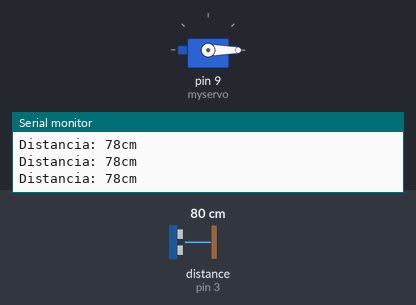
The sketch below on a simulated Arduino Uno, built with avr-gcc and run on an emulated ATmega328P. Shown: servo, the last lines printed to the serial monitor. Wiring (inferred from the names in the program): ultrasonic range finder: trigger pin 2; echo pin 3. The test bench sets the inputs (shaded band); at power-on: distance to the obstacle (sensor on pin 3) 80 cm. The echo pulse lasts 58.3 µs per cm.

Above: at 1.2 s.
1.3 s: distance to the obstacle (sensor on pin 3) set to 12 cm
3.0 s: distance to the obstacle (sensor on pin 3) set to 9 cm
At 4.9 s:
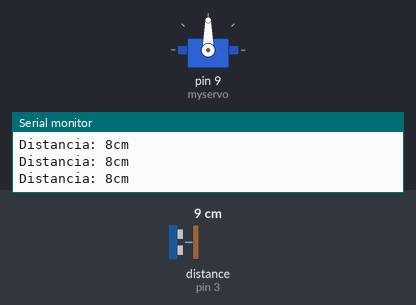
Timing chart, 0 to 6.4 s (numbered marks = the images above; inputs shaded):
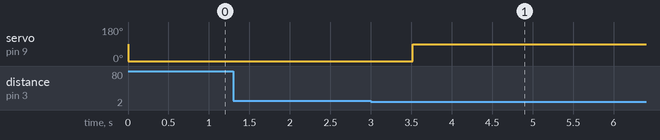

Measured:
- the behaviour switches between 11 and 10 cm on distance to the obstacle (sensor on pin 3) (found by bisection; images 0 and 1)
- after the input at 3.0 s, servo on pin 9 (myservo): 0° → 90° after 0.52 s

The sketch:

Servo_controlled_Ultrasonic_1.ino
```cpp
#include <Servo.h>

Servo myservo;  // crea el objeto servo
int pos;    // posicion del servo
int dtServo = 15;

const int Trigger = 2;   //Pin digital 2 para el Trigger del sensor
const int Echo = 3;   //Pin digital 3 para el Echo del sensor
int ledPin = 4;

int dtRead = 500;

void setup() {

  myservo.attach(9);  // vincula el servo al pin digital 9

  Serial.begin(9600);//iniciailzamos la comunicación
  pinMode(Trigger, OUTPUT); //pin como salida
  pinMode(Echo, INPUT);  //pin como entrada
  digitalWrite(Trigger, LOW);//Inicializamos el pin con 0
}

void loop()
{

  long t; //timepo que demora en llegar el eco
  long d; //distancia en centimetros

  digitalWrite(Trigger, HIGH);
  delayMicroseconds(10);          //Enviamos un pulso de 10us
  digitalWrite(Trigger, LOW);

  t = pulseIn(Echo, HIGH); //obtenemos el ancho del pulso
  d = t/59;             //escalamos el tiempo a una distancia en cm

  if (d < 10) {
    digitalWrite(ledPin, HIGH);
    delay(dtRead);
    pos = 90;
    myservo.write(pos);
    // delay(dtServo);

  } else {
    digitalWrite(ledPin, LOW);
    pos = 0;
    myservo.write(pos);
  }

  Serial.print("Distancia: ");
  Serial.print(d);      //Enviamos serialmente el valor de la distancia
  Serial.print("cm");
  Serial.println();
  // delay(dtRead);          //Hacemos una pausa de 100ms
}
```
